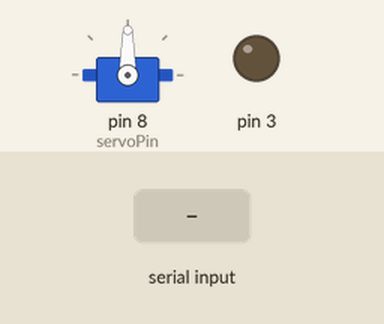
This sketch was run on a simulated Arduino Uno, built with avr-gcc and run on an emulated ATmega328P. On the bench: servo, output pins drawn as LEDs (lit = HIGH). The test bench sets the inputs (shaded band).

Above: at 1.2 s.
1.3 s: "1" received over the second serial link
At 2.5 s:
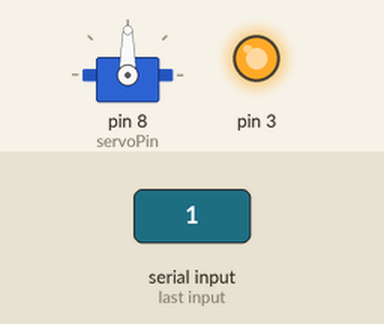
2.8 s: "0" received over the second serial link
At 4.2 s:
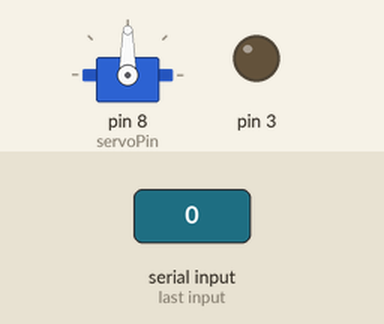
Timing chart, 0 to 5.8 s (numbered marks = the images above; inputs shaded):
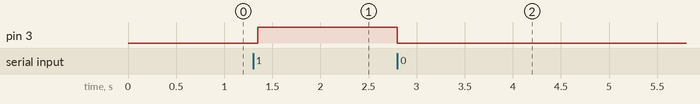

Measured:
- after the input at 1.3 s, pin 3: LOW → HIGH after 0.05 s
- after the input at 2.8 s, pin 3: HIGH → LOW at once

The sketch:

electroaimant.ino
```cpp
#include<SoftwareSerial.h>
#include <Servo.h>
#define RX 10
#define TX 11
#define servoPin 8
const int aimant=3;
SoftwareSerial BlueT(RX,TX);
char Data;
Servo servo;

void setup() {
  Serial.begin(9600);
  BlueT.begin(9600);
  pinMode(3,OUTPUT);
  digitalWrite(3,LOW);
  servo.attach(servoPin);
}

void loop() {
  if (BlueT.available()){
   Data=BlueT.read();
  }
  if (Data=='1'){
    delay(50);
    digitalWrite(3,HIGH);
  }


  if (Data=='0'){
    digitalWrite(3,LOW);

  }


}
```
